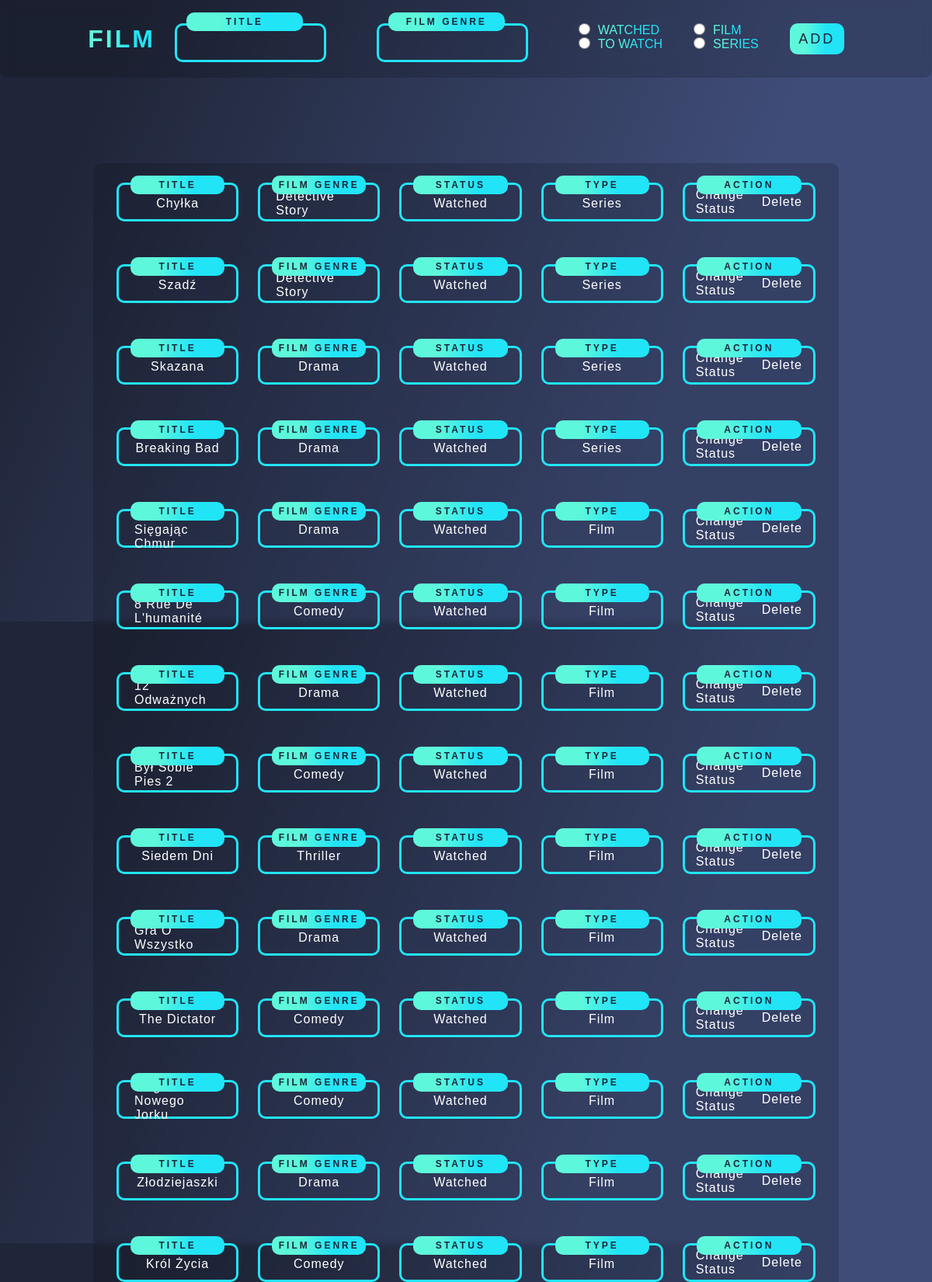
The page /film (signed in, upper part) on the database its author committed.
### application/model.py (models this page shows, shortened)
class Films_Users(db.Model):
    id = db.Column(db.Integer, primary_key=True)
    id_user = db.Column(db.Integer, nullable=False)
    id_film = db.Column(db.Integer, nullable=False)
    status = db.Column(db.String(20), nullable=False)

class Films(db.Model):
    id = db.Column(db.Integer, primary_key=True)
    title = db.Column(db.String(200), nullable=False)
    film_genre = db.Column(db.String(100), nullable=False)
    type = db.Column(db.String(100), nullable=False)

### application/routes/film_page.py (the view)
@app.route('/film', methods=['GET', 'POST'])
def film():
    form = FilmForm()
    try:
        id = current_user.id
    except:
        logout_user()
        return redirect('/')
    try:
        if form.validate_on_submit():
            title = form.title.data.capitalize()
            film_genre = form.film_genre.data.capitalize()
            try:
                film_status = form.status.data.capitalize()
                if film_status == '':
                    film_status = 'watched'.capitalize()
            except:
                film_status = 'watched'.capitalize()
            try:
                type = form.type.data.capitalize()
                if type == '':
                    type = 'film'.capitalize()
            except:
                type = 'film'.capitalize()
            if film_title_validator(title) and film_genre_validator(film_genre):
                if Films.query.filter_by(title=title, type=type).first() is None:
                    film = Films(title=title, film_genre=film_genre, type=type)
                    db.session.add(film)
                    db.session.commit()
                    films_users = Films_Users(id_user=id, id_film=film.id, status=film_status)
                    db.session.add(films_users)
                    db.session.commit()
                else:
                    film = Films.query.filter_by(title=title, film_genre=film_genre, type=type).first()
                    films_users = Films_Users(id_user=id, id_film=film.id, status=film_status)
                    db.session.add(films_users)
                    db.session.commit()
                return redirect('/film')
            else:
                return redirect('/film')
        else:
            return render_template('film.html', user_id=id, Users=Users, Films=Films, Films_Users=Films_Users, form=form)
    except:
        return redirect('/')

### application/routes/film_page.py
class FilmForm(FlaskForm):
    title = StringField(validators=[InputRequired(), Length(
        min=5, max=100
    )])
    film_genre = StringField(validators=[InputRequired(), Length(
        min=5, max=100
    )])
    film_status = RadioField(validators=[InputRequired()], choices=['watched', 'to watch'])
    film_type = RadioField(validators=[InputRequired()], choices=['film', 'series'])
    submit = SubmitField("Add")

### application/__init__.py (called while the page is built)
@login_manager.user_loader
def load_user(id):
    return Users.query.get(int(id))

### application/templates/film.html (shortened to what this page needs)
{% extends 'base.html' %}
{% block head %}
    <link rel="stylesheet" href="{{ url_for('static', filename='css/film.css') }}">
    <link rel="stylesheet" href="{{ url_for('static', filename='css/root.css') }}">
{% endblock %}
{% block body %}
    <div id="input">
        <h1>Film</h1>
        <form action="/film" method="post">
            <div class="input">
                {{ form.title }}
                <p class="placeholder">title</p>
            </div>
            <div class="input">
                {{ form.film_genre }}
                <p class="placeholder">film genre</p>
            </div>
            <div class="radio_box">
                {{ form.film_status }}
            </div>
            <div class="radio_box">
                {{ form.film_type }}
            </div>
            {{ form.submit }}
        </form>
    </div>
    {% if Films_Users.query.filter_by(id_user=user_id).all()|length < 1 %}
        <h1>No videos added yet</h1>
    {% else %}
        <div id="container">
            {% for film in Films_Users.query.filter_by(id_user=user_id).all()|reverse %}
                <div id="film_box">
                    <div id="title">
                        <p>Title</p>
                        <p>{{ Films.query.filter_by(id=film.id_film).first().title }}</p>
                    </div>
                    <div id="film_genre">
                        <p>Film genre</p>
                        <p>{{ Films.query.filter_by(id=film.id_film).first().film_genre }}</p>
                    </div>
                    <div id="status">
                        <p>Status</p>
                        <p>{{ Films_Users.query.filter_by(id_film=film.id_film, id_user=user_id).first().status }}</p>
                    </div>
                    <div id="type">
                        <p>Type</p>
                        <p>{{ Films.query.filter_by(id=film.id_film).first().type }}</p>
                    </div>
                    <div id="action">
                        <p>Action</p>
                        <a href="/changeStatus/{{ film.id_film }}">Change Status</a>
                        <a href="/delete/{{ film.id_film }}">Delete</a>
                    </div>
                </div>
            {% endfor %}
        </div>
    {% endif %}
{% endblock %}

### application/templates/base.html (shortened to what this page needs)
<!DOCTYPE html>
<html lang="pl">
<head>
    {% block head %}{% endblock %}
</head>
<body>
    {% block body %}{% endblock %}
</body>
</html>

### application/static/css/film.css (style rules this page uses)
* { margin: 0; padding: 0; box-sizing: border-box; }
html { scroll-behavior: smooth; }
body { width: 100vw; min-height: 100vh; display: flex; align-items: center; justify-content: center; flex-direction: column; font-family: sans-serif; background: var(--background); overflow-x: hidden; }
#input { position: fixed; left: 0; top: 0; padding: 20px; display: flex; align-items: center; justify-content: center; flex-direction: row; gap: 25px; background-color: rgba(0, 0, 0, 0.15); backdrop-filter: blur(10px) !important; border-bottom-left-radius: 10px; border-bottom-right-radius: 10px; width: 100vw; height: 100px; z-index: 10; }
h1 { letter-spacing: 3px; text-transform: uppercase; background: var(--film-background); background-clip: text; -webkit-text-fill-color: transparent; transition: var(--transition-time); }
form { display: flex; gap: 40px; }
#input .input { width: var(--input-button-width); height: var(--input-button-height); position: relative; }
input[type='text'] { border-radius: var(--border-radius); letter-spacing: 1px; padding: 10px; color: var(--light-color); background-color: transparent; outline: none; z-index: 20; cursor: pointer; }
input[type='text']:first-child { border: 3px solid rgb(93, 248, 219); }
.placeholder { font-size: var(--medium-font-size); text-transform: uppercase; letter-spacing: 3px; border-radius: var(--border-radius); color: #1F263A; background: var(--film-background); padding: 5px; position: absolute; left: 15px; bottom: 30px; width: 150px; display: flex; justify-content: center; font-weight: bold; z-index: 50; transition: var(--transition-time) ease; }
.radio_box { height: 100%; display: flex; flex-direction: column; gap: 10px; }
ul { list-style: none; }
ul li { display: flex; gap: 10px; }
label { background: var(--film-background); background-clip: text; -webkit-text-fill-color: transparent; text-transform: uppercase; }
#input input[type='radio'] { outline: none; width: 15px; height: 15px; cursor: pointer; display: flex; flex-direction: column; }
input[type='submit'] { width: 70px; height: 40px; border-radius: var(--border-radius); font-size: var(--large-font-size); text-transform: uppercase; letter-spacing: 3px; border: none; color: #1F263A; background: var(--film-background); transition: var(--transition-time); cursor: pointer; }
#container { width: 80vw; border-radius: var(--border-radius); background-color: rgba(0, 0, 0, 0.15); backdrop-filter: blur(5px) !important; margin-top: 210px; margin-bottom: 100px; display: flex; flex-direction: column; align-items: center; justify-content: center; gap: var(--major-gap); }
#film_box { width: 75vw; height: 60px; margin: 10px; display: flex; align-items: center; justify-content: center; gap: var(--major-gap); }
#film_box:first-child { margin-top: 20px; }
#title, #film_genre, #status, #action, #type { padding: 20px; border: 3px solid rgb(33, 228, 246); border-radius: var(--border-radius); width: calc(65vw / 4); height: 50px; position: relative; display: flex; justify-content: center; align-items: center; }
#title p:first-child, #film_genre p:first-child, #status p:first-child, #type p:first-child, #action p { font-size: var(--medium-font-size); text-transform: uppercase; letter-spacing: 3px; border-radius: var(--border-radius); color: #1F263A; background: var(--film-background); padding: 5px; position: absolute; left: 15px; bottom: 32.5px; width: calc(100% - 30px); display: flex; justify-content: center; font-weight: bold; transition: var(--transition-time) ease; }
#title p:last-child, #film_genre p:last-child, #status p:last-child, #type p:last-child { color: var(--light-color); letter-spacing: 1px; text-transform: capitalize; margin-top: 4px; }
#action { padding: 10px; gap: 15px; }
#action a { color: var(--light-color); letter-spacing: 1px; text-transform: capitalize; margin: 4px; text-decoration: none; transition: var(--transition-time); }

### rows shown on the page
Films_Users: query.filter_by "Watched"
Films: query.filter_by "Chyłka", query.filter_by "Detective Story", query.filter_by "Series"
Films_Users: query.filter_by "Watched"
Films: query.filter_by "Szadź", query.filter_by "Detective Story", query.filter_by "Series"
Films_Users: query.filter_by "Watched"
Films: query.filter_by "Skazana", query.filter_by "Drama", query.filter_by "Series"
Films_Users: query.filter_by "Watched"
Films: query.filter_by "Breaking Bad", query.filter_by "Drama", query.filter_by "Series"
Films_Users: query.filter_by "Watched"
Films: query.filter_by "The Walk Sięgając Chmur", query.filter_by "Drama", query.filter_by "Film"
Films_Users: query.filter_by "Watched"
Films: query.filter_by "8 Rue De L'humanité", query.filter_by "Comedy", query.filter_by "Film"
Films_Users: query.filter_by "Watched"
Films: query.filter_by "12 Odważnych", query.filter_by "Drama", query.filter_by "Film"
Films_Users: query.filter_by "Watched"
Films: query.filter_by "Był Sobie Pies 2", query.filter_by "Comedy", query.filter_by "Film"
Films_Users: query.filter_by "Watched"
Films: query.filter_by "Siedem Dni", query.filter_by "Thriller", query.filter_by "Film"
Films_Users: query.filter_by "Watched"
Films: query.filter_by "Gra O Wszystko", query.filter_by "Drama", query.filter_by "Film"
Films_Users: query.filter_by "Watched"
Films: query.filter_by "The Dictator", query.filter_by "Comedy", query.filter_by "Film"
Films_Users: query.filter_by "Watched"
Films: query.filter_by "Magik Z Nowego Jorku", query.filter_by "Comedy", query.filter_by "Film"
Films_Users: query.filter_by "Watched"
Films: query.filter_by "Złodziejaszki", query.filter_by "Drama", query.filter_by "Film"
Films_Users: query.filter_by "Watched"
Films: query.filter_by "Król Życia", query.filter_by "Comedy", query.filter_by "Film"
